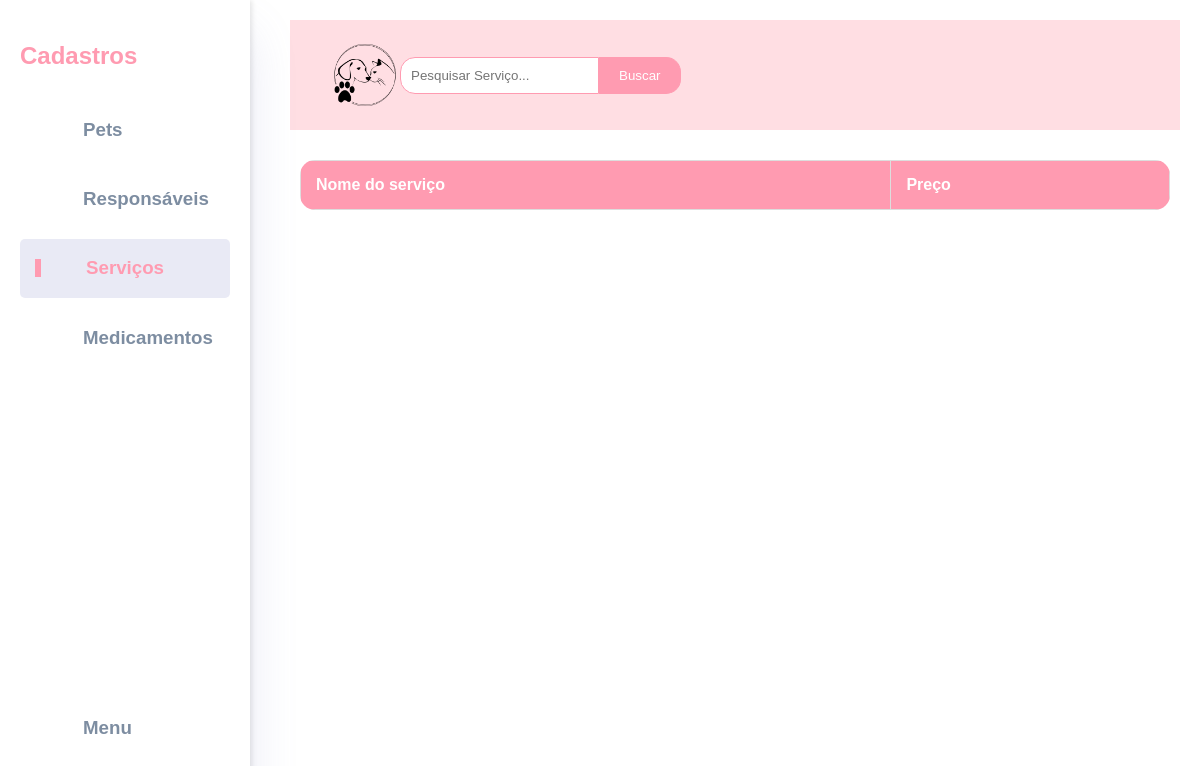
The page /cadastroServ.php on the database as committed earlier.
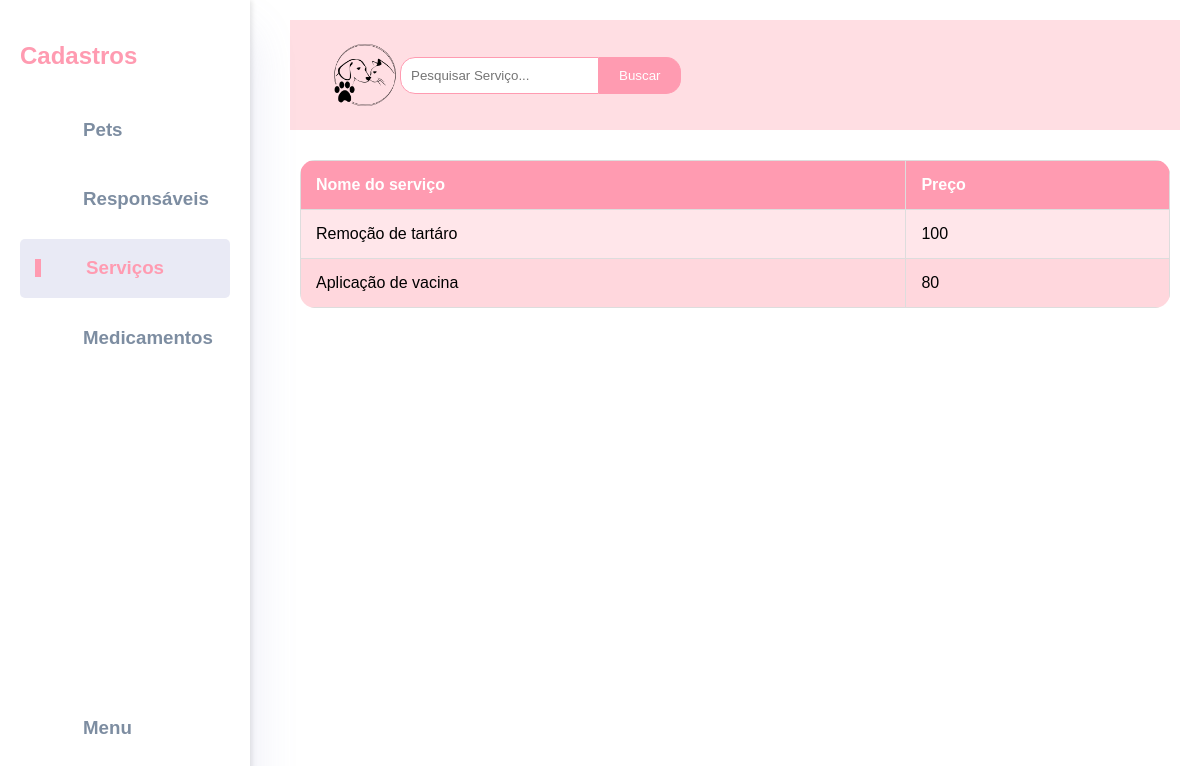
The same page on the database as committed later.
### tables this page shows
CREATE TABLE IF NOT EXISTS `servicos` (
  `id` int NOT NULL AUTO_INCREMENT,
  `nome` varchar(255) NOT NULL,
  `preco` float NOT NULL,
  PRIMARY KEY (`id`)
);

### cadastroServ.php (the view, shortened to what this page needs)
<!DOCTYPE html>
<html lang="pt-BR">
<head>
    <link rel="stylesheet" href="styles.css">
    <link rel="stylesheet" href="cad.css">
</head>
<body>
    <aside>
        <div class="sidebar">
            <div class="toggle">
                <div class="logo">
                    <h2>Cadastros</h2>
                </div>
            </div>
            <a href="cadastros.php">
                <h3>Pets</h3>
            </a>
            <a href="cadastroResp.php">
                <h3>Responsáveis</h3>
            </a>
            <a href="cadastroServ.php" class="active">
                <h3>Serviços</h3>
            </a>
            <a href="cadastroMedi.php" >
                <h3>Medicamentos</h3>
            </a>
            <a href="inicio.php">
                <h3>Menu</h3>
            </a>
        </div>
    </aside>
    <div class="content">
        <header>
            <div class="navbar">
                <img src="logo.png" alt="Logo">
                <div class="search-container">
                    <form action="pesquisarServ.php" method="get">
                        <input type="text" placeholder="Pesquisar Serviço..." name="pesquisa">
                        <button type="submit">Buscar</button>
                    </form>
                </div>
            </div>
        </header>
        <div style="padding: 10px">
            <?php
            include("conecta.php");
            $sql = "SELECT nome, preco FROM servicos";
            $resultado = mysqli_query($conexao, $sql);
            echo '<table>
<thead>
    <tr>
        <th scope="col">Nome do serviço</th>
        <th scope="col">Preço</th>
    </tr>
</thead>
<tbody>';
            while ($dados = mysqli_fetch_assoc($resultado)) {
                echo "<tr>";
                echo "<td>" . htmlspecialchars($dados['nome']) . "</td>";
                echo "<td>" . htmlspecialchars($dados['preco']) . "</td>";
                echo "</tr>";
            }
            echo '</tbody>
</table>';
            ?>
        </div>
    </div>
</body>
</html>

Rows that differ between the two databases and show on the page:
added servicos: nome "Remoção de tartáro", preco "100"
added servicos: nome "Aplicação de vacina", preco "80"
